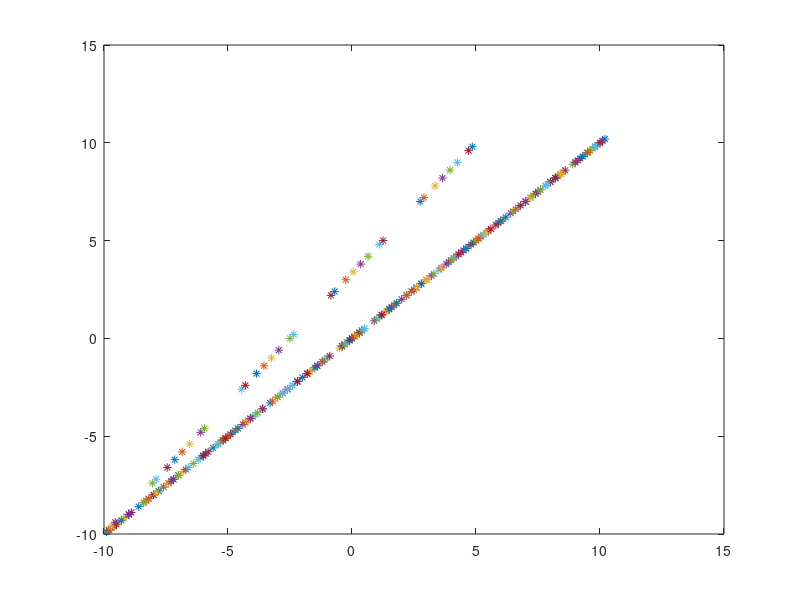

The MATLAB script that drew this image:
z=-10-10*i;
xstep=[0.1 0.2 0.2 0.1 0.15];
ystep=[0.1 0.2 0.2 0.1 0.2];
deg=[2 3 2 3 2];
n=[2 2 3 5 3];
for p=1:5
  for k=-10:ystep(p):10
    z+=xstep(p)+ystep(p)*i;
    if mod(round(abs(z)^deg(p)),n(p))==0
      plot(z,'Marker','*');
      hold on;
    endif
  endfor
  z=-10-10*i;
endfor